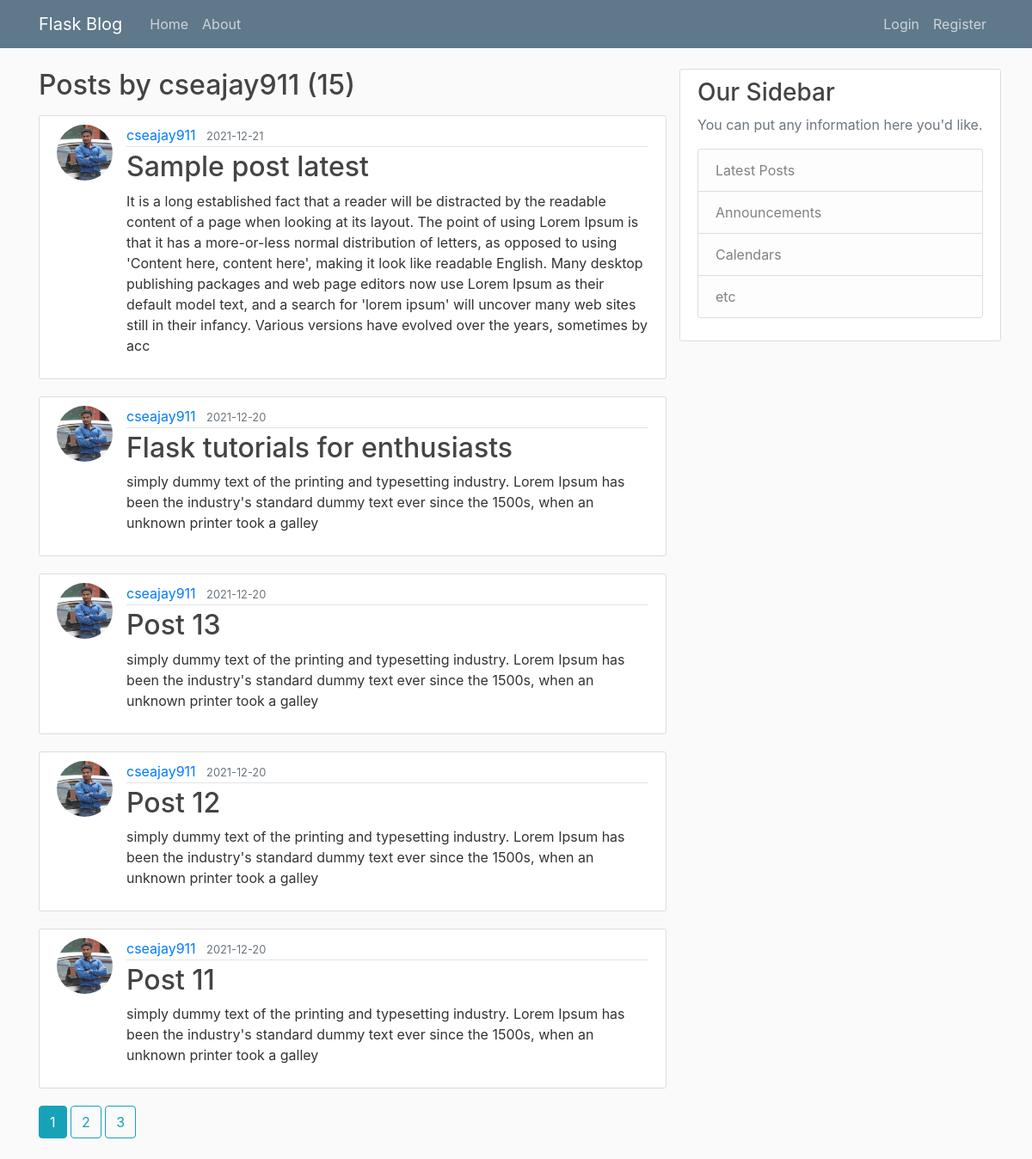
The app's page /user/cseajay911 with its own data.
### flaskblog/models.py (models this page shows, shortened)
class User(db.Model, UserMixin):
    id = db.Column(db.Integer, primary_key=True)
    username = db.Column(db.String(20), unique=True, nullable=False)
    email = db.Column(db.String(120), unique=True, nullable=False)
    image_file = db.Column(db.String(20), nullable=False, default='default.jpg')
    password = db.Column(db.String(60), nullable=False)
    posts = db.relationship('Post', backref='author', lazy=True)
    histories = db.relationship('AccountUpdateHistory', backref='author', lazy=True)

class Post(db.Model):
    id = db.Column(db.Integer, primary_key=True)
    title = db.Column(db.String(100), nullable=False)
    date_posted = db.Column(db.DateTime, nullable=False, default=datetime.now)
    content = db.Column(db.Text, nullable=False)
    user_id = db.Column(db.Integer, db.ForeignKey('user.id'), nullable=False)

### flaskblog/users/routes.py (the view)
@users.route("/user/<string:username>")
def user_posts(username):
    page = request.args.get('page', 1, type=int)
    user = User.query.filter_by(username=username).first_or_404()
    posts = Post.query.filter_by(author=user)\
        .order_by(Post.date_posted.desc())\
        .paginate(page=page, per_page=5)
    return render_template('user_posts.html', posts=posts, user=user)

### flaskblog/templates/user_posts.html
{% extends "layout.html" %}
{% block content%}
    <h2 class="mb-3"> Posts by {{ user.username }} ({{ posts.total }})</h2>
    {% for post in posts.items %}
        <article class="media content-section">
              <img class="rounded-circle article-img" src=" {{ url_for('static', filename='profile_pics/' + post.author.image_file) }}" alt="">
              <div class="media-body">
                <div class="article-metadata">
                  <a class="mr-2" href="{{ url_for('users.user_posts', username=post.author.username) }}">{{ post.author.username }}</a>
                  <small class="text-muted">{{ post.date_posted.strftime('%Y-%m-%d') }}</small>
                </div>
                <h2><a class="article-title" href=" {{ url_for('posts.post', post_id=post.id) }}">{{ post.title }}</a></h2>
                <p class="article-content">{{ post.content }}</p>
              </div>
        </article>
    {% endfor %}
    {% for page_num in posts.iter_pages(left_edge=1, right_edge=1, left_current=1, right_current=2) %}
        {% if page_num %}
            {% if posts.page == page_num %}
                    <a class="btn btn-info mb-4" href=" {{ url_for('users.user_posts', username=user.username, page=page_num) }}"> {{ page_num }}</a>
            {% else %}
                    <a class="btn btn-outline-info mb-4" href=" {{ url_for('users.user_posts', username=user.username, page=page_num) }}"> {{ page_num }}</a>
            {% endif %}
        {% else %}
            ...
        {% endif %}
    {% endfor %}
{% endblock content %}

### flaskblog/static/main.css (style rules this page uses)
body { background: #fafafa; color: #333333; margin-top: 5rem; }
h1, h2, h3, h4, h5, h6 { color: #444444; }
.content-section { background: #ffffff; padding: 10px 20px; border: 1px solid #dddddd; border-radius: 3px; margin-bottom: 20px; }
.article-title { color: #444444; }
.article-content { white-space: pre-line; }
.article-img { height: 65px; width: 65px; margin-right: 16px; }
.article-metadata { padding-bottom: 1px; margin-bottom: 4px; border-bottom: 1px solid #e3e3e3 }

### records on screen
User: username "cseajay911"
Post: image_file (picture), author.username "cseajay911", date_posted "2021-12-21", title "Sample post latest", content "It is a long established fact that a reader will be distracted by the readable content of a page when looking at its layout. The point of using Lorem Ipsum is that it has a more-or-less normal distribution of letters, as opposed to using 'Content here, content here', making it look like readable English. Many desktop publishing packages and web page editors now use Lorem Ipsum as their default model text, and a search for 'lorem ipsum' will uncover many web sites still in their infancy. Various versions have evolved over the years, sometimes by acc"
Post: image_file (picture), author.username "cseajay911", date_posted "2021-12-20", title "Flask tutorials for enthusiasts", content "simply dummy text of the printing and typesetting industry. Lorem Ipsum has been the industry's standard dummy text ever since the 1500s, when an unknown printer took a galley"
Post: image_file (picture), author.username "cseajay911", date_posted "2021-12-20", title "Post 13", content "simply dummy text of the printing and typesetting industry. Lorem Ipsum has been the industry's standard dummy text ever since the 1500s, when an unknown printer took a galley"
Post: image_file (picture), author.username "cseajay911", date_posted "2021-12-20", title "Post 12", content "simply dummy text of the printing and typesetting industry. Lorem Ipsum has been the industry's standard dummy text ever since the 1500s, when an unknown printer took a galley"
Post: image_file (picture), author.username "cseajay911", date_posted "2021-12-20", title "Post 11", content "simply dummy text of the printing and typesetting industry. Lorem Ipsum has been the industry's standard dummy text ever since the 1500s, when an unknown printer took a galley"

### other values on screen
{{ posts.total }} "15"
{{ page_num }} "1"
{{ page_num }} "2" "3"
